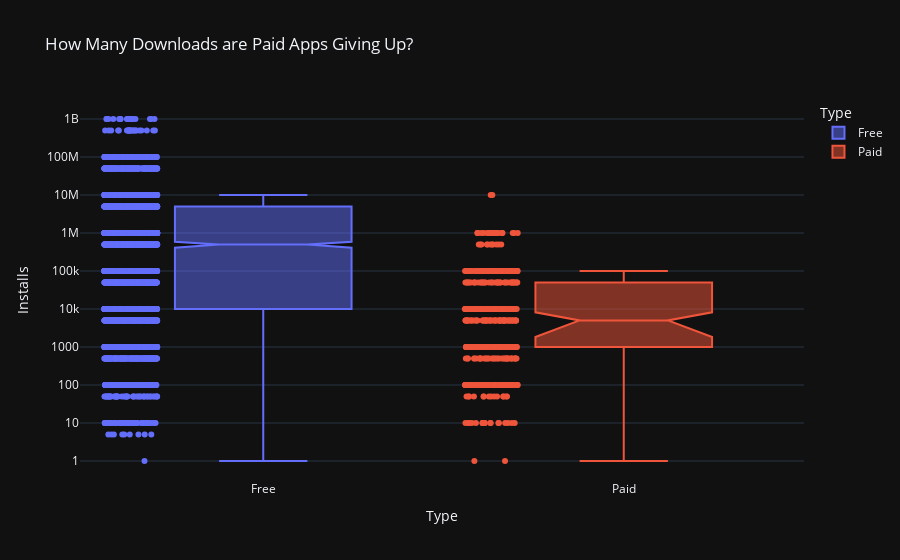

The cell this chart's notebook holds for it:
### Markdown cell above
# Plotly Box Plots: Revenue by App Category

**Challenge**: See if you can generate the chart below: 

<img src=https://imgur.com/v4CiNqX.png>

Looking at the hover text, how much does the median app earn in the Tools category? If developing an Android app costs $30,000 or thereabouts, does the average photography app recoup its development costs?

Hint: I've used 'min ascending' to sort the categories.

### Code cell
box = px.box(df_apps_cleaned,
             y='Installs',
             x='Type',
             color='Type',
             notched=True,
             points='all',
             title='How Many Downloads are Paid Apps Giving Up?')

box.update_layout(yaxis=dict(type='log'))

box.show()

### Figure 1 — Plotly figure (JSON) as saved in the notebook; plotly's stock layout.template omitted (floating-point values rounded to 4 significant figures; data arrays with more than 128 entries replaced by an {"elided": "..."} marker saying what was removed)
{"data": [{"alignmentgroup": "True", "boxpoints": "all", "hovertemplate": "Type=%{x}<br>Installs=%{y}<extra></extra>", "legendgroup": "Free", "marker": {"color": "#636efa"}, "name": "Free", "notched": true, "offsetgroup": "Free", "orientation": "v", "showlegend": true, "x": {"elided": "7595 str values"}, "x0": " ", "xaxis": "x", "y": {"elided": "7595 int values"}, "y0": " ", "yaxis": "y", "type": "box"}, {"alignmentgroup": "True", "boxpoints": "all", "hovertemplate": "Type=%{x}<br>Installs=%{y}<extra></extra>", "legendgroup": "Paid", "marker": {"color": "#EF553B"}, "name": "Paid", "notched": true, "offsetgroup": "Paid", "orientation": "v", "showlegend": true, "x": {"elided": "589 str values"}, "x0": " ", "xaxis": "x", "y": {"elided": "589 int values"}, "y0": " ", "yaxis": "y", "type": "box"}], "layout": {"xaxis": {"anchor": "y", "domain": [0.0, 1.0], "title": {"text": "Type"}, "categoryorder": "array", "categoryarray": ["Free", "Paid"]}, "yaxis": {"anchor": "x", "domain": [0.0, 1.0], "title": {"text": "Installs"}, "type": "log"}, "legend": {"title": {"text": "Type"}, "tracegroupgap": 0}, "title": {"text": "How Many Downloads are Paid Apps Giving Up?"}, "boxmode": "overlay"}}
